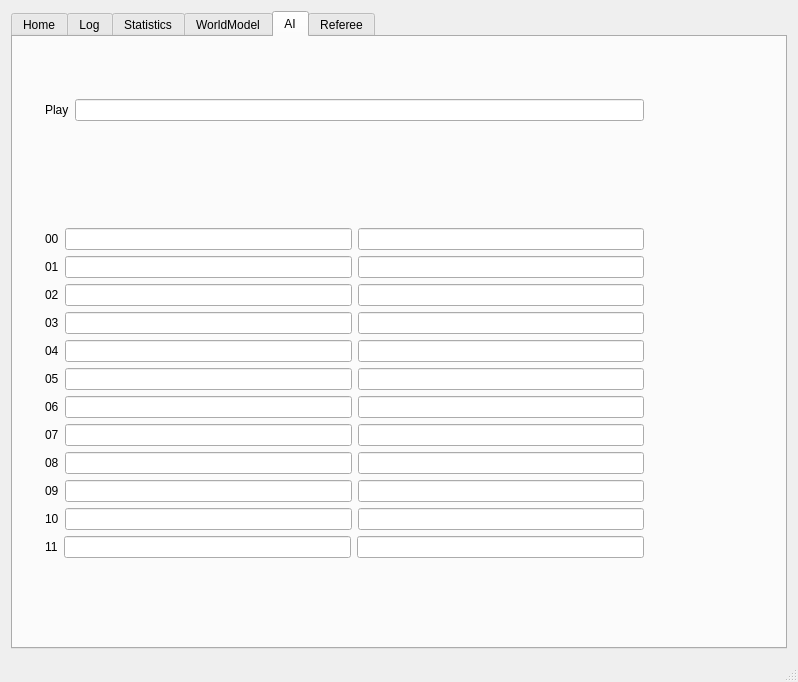
<?xml version="1.0" encoding="UTF-8"?>
<ui version="4.0">
 <class>MainWindow</class>
 <widget class="QMainWindow" name="MainWindow">
  <property name="geometry">
   <rect>
    <x>0</x>
    <y>0</y>
    <width>798</width>
    <height>682</height>
   </rect>
  </property>
  <property name="sizePolicy">
   <sizepolicy hsizetype="Preferred" vsizetype="Preferred">
    <horstretch>0</horstretch>
    <verstretch>0</verstretch>
   </sizepolicy>
  </property>
  <property name="minimumSize">
   <size>
    <width>600</width>
    <height>600</height>
   </size>
  </property>
  <property name="maximumSize">
   <size>
    <width>1920</width>
    <height>1080</height>
   </size>
  </property>
  <property name="windowTitle">
   <string>KN2C SSL v7.0.0</string>
  </property>
  <property name="windowIcon">
   <iconset resource="../resources.qrc">
    <normaloff>:/resources/images/logor2.png</normaloff>:/resources/images/logor2.png</iconset>
  </property>
  <widget class="QWidget" name="centralWidget">
   <layout class="QHBoxLayout" name="horizontalLayout">
    <item>
     <widget class="QTabWidget" name="tabWidget">
      <property name="currentIndex">
       <number>4</number>
      </property>
      <widget class="QWidget" name="tabHome">
       <attribute name="title">
        <string>Home</string>
       </attribute>
       <widget class="QWidget" name="gridLayoutWidget">
        <property name="geometry">
         <rect>
          <x>9</x>
          <y>19</y>
          <width>751</width>
          <height>551</height>
         </rect>
        </property>
        <layout class="QGridLayout" name="gridRender"/>
       </widget>
      </widget>
      <widget class="QWidget" name="tabLog">
       <attribute name="title">
        <string>Log</string>
       </attribute>
       <layout class="QGridLayout" name="gridLayout_2">
        <item row="0" column="0">
         <widget class="QTextEdit" name="txtLog"/>
        </item>
       </layout>
      </widget>
      <widget class="QWidget" name="tabStat">
       <attribute name="title">
        <string>Statistics</string>
       </attribute>
       <widget class="QWidget" name="layoutWidget">
        <property name="geometry">
         <rect>
          <x>10</x>
          <y>210</y>
          <width>701</width>
          <height>371</height>
         </rect>
        </property>
        <layout class="QVBoxLayout" name="verticalLayout_8">
         <item>
          <layout class="QHBoxLayout" name="horizontalLayout_11">
           <item>
            <widget class="QLabel" name="label_10">
             <property name="text">
              <string>VAR 0</string>
             </property>
            </widget>
           </item>
           <item>
            <widget class="QLineEdit" name="txtvar0">
             <property name="maximumSize">
              <size>
               <width>100</width>
               <height>16777215</height>
              </size>
             </property>
            </widget>
           </item>
           <item>
            <widget class="QSlider" name="spnvar0">
             <property name="minimum">
              <number>-1000</number>
             </property>
             <property name="maximum">
              <number>1000</number>
             </property>
             <property name="orientation">
              <enum>Qt::Horizontal</enum>
             </property>
            </widget>
           </item>
          </layout>
         </item>
         <item>
          <layout class="QHBoxLayout" name="horizontalLayout_2">
           <item>
            <widget class="QLabel" name="label">
             <property name="text">
              <string>VAR 1</string>
             </property>
            </widget>
           </item>
           <item>
            <widget class="QLineEdit" name="txtvar1">
             <property name="maximumSize">
              <size>
               <width>100</width>
               <height>16777215</height>
              </size>
             </property>
            </widget>
           </item>
           <item>
            <widget class="QSlider" name="spnvar1">
             <property name="minimum">
              <number>-1000</number>
             </property>
             <property name="maximum">
              <number>1000</number>
             </property>
             <property name="orientation">
              <enum>Qt::Horizontal</enum>
             </property>
            </widget>
           </item>
          </layout>
         </item>
         <item>
          <layout class="QHBoxLayout" name="horizontalLayout_3">
           <item>
            <widget class="QLabel" name="label_2">
             <property name="text">
              <string>VAR 2</string>
             </property>
            </widget>
           </item>
           <item>
            <widget class="QLineEdit" name="txtvar2">
             <property name="maximumSize">
              <size>
               <width>100</width>
               <height>16777215</height>
              </size>
             </property>
            </widget>
           </item>
           <item>
            <widget class="QSlider" name="spnvar2">
             <property name="minimum">
              <number>-1000</number>
             </property>
             <property name="maximum">
              <number>1000</number>
             </property>
             <property name="orientation">
              <enum>Qt::Horizontal</enum>
             </property>
            </widget>
           </item>
          </layout>
         </item>
         <item>
          <layout class="QHBoxLayout" name="horizontalLayout_4">
           <item>
            <widget class="QLabel" name="label_3">
             <property name="text">
              <string>VAR 3</string>
             </property>
            </widget>
           </item>
           <item>
            <widget class="QLineEdit" name="txtvar3">
             <property name="maximumSize">
              <size>
               <width>100</width>
               <height>16777215</height>
              </size>
             </property>
            </widget>
           </item>
           <item>
            <widget class="QSlider" name="spnvar3">
             <property name="minimum">
              <number>-1000</number>
             </property>
             <property name="maximum">
              <number>1000</number>
             </property>
             <property name="orientation">
              <enum>Qt::Horizontal</enum>
             </property>
            </widget>
           </item>
          </layout>
         </item>
         <item>
          <layout class="QHBoxLayout" name="horizontalLayout_5">
           <item>
            <widget class="QLabel" name="label_4">
             <property name="text">
              <string>VAR 4</string>
             </property>
            </widget>
           </item>
           <item>
            <widget class="QLineEdit" name="txtvar4">
             <property name="maximumSize">
              <size>
               <width>100</width>
               <height>16777215</height>
              </size>
             </property>
            </widget>
           </item>
           <item>
            <widget class="QSlider" name="spnvar4">
             <property name="minimum">
              <number>-1000</number>
             </property>
             <property name="maximum">
              <number>1000</number>
             </property>
             <property name="orientation">
              <enum>Qt::Horizontal</enum>
             </property>
            </widget>
           </item>
          </layout>
         </item>
         <item>
          <layout class="QHBoxLayout" name="horizontalLayout_6">
           <item>
            <widget class="QLabel" name="label_5">
             <property name="text">
              <string>VAR 5</string>
             </property>
            </widget>
           </item>
           <item>
            <widget class="QLineEdit" name="txtvar5">
             <property name="maximumSize">
              <size>
               <width>100</width>
               <height>16777215</height>
              </size>
             </property>
            </widget>
           </item>
           <item>
            <widget class="QSlider" name="spnvar5">
             <property name="minimum">
              <number>-1000</number>
             </property>
             <property name="maximum">
              <number>1000</number>
             </property>
             <property name="orientation">
              <enum>Qt::Horizontal</enum>
             </property>
            </widget>
           </item>
          </layout>
         </item>
         <item>
          <layout class="QHBoxLayout" name="horizontalLayout_7">
           <item>
            <widget class="QLabel" name="label_6">
             <property name="text">
              <string>VAR 6</string>
             </property>
            </widget>
           </item>
           <item>
            <widget class="QLineEdit" name="txtvar6">
             <property name="maximumSize">
              <size>
               <width>100</width>
               <height>16777215</height>
              </size>
             </property>
            </widget>
           </item>
           <item>
            <widget class="QSlider" name="spnvar6">
             <property name="minimum">
              <number>-1000</number>
             </property>
             <property name="maximum">
              <number>1000</number>
             </property>
             <property name="orientation">
              <enum>Qt::Horizontal</enum>
             </property>
            </widget>
           </item>
          </layout>
         </item>
         <item>
          <layout class="QHBoxLayout" name="horizontalLayout_8">
           <item>
            <widget class="QLabel" name="label_7">
             <property name="text">
              <string>VAR 7</string>
             </property>
            </widget>
           </item>
           <item>
            <widget class="QLineEdit" name="txtvar7">
             <property name="maximumSize">
              <size>
               <width>100</width>
               <height>16777215</height>
              </size>
             </property>
            </widget>
           </item>
           <item>
            <widget class="QSlider" name="spnvar7">
             <property name="minimum">
              <number>-1000</number>
             </property>
             <property name="maximum">
              <number>1000</number>
             </property>
             <property name="orientation">
              <enum>Qt::Horizontal</enum>
             </property>
            </widget>
           </item>
          </layout>
         </item>
         <item>
          <layout class="QHBoxLayout" name="horizontalLayout_9">
           <item>
            <widget class="QLabel" name="label_8">
             <property name="text">
              <string>VAR 8</string>
             </property>
            </widget>
           </item>
           <item>
            <widget class="QLineEdit" name="txtvar8">
             <property name="maximumSize">
              <size>
               <width>100</width>
               <height>16777215</height>
              </size>
             </property>
            </widget>
           </item>
           <item>
            <widget class="QSlider" name="spnvar8">
             <property name="minimum">
              <number>-1000</number>
             </property>
             <property name="maximum">
              <number>1000</number>
             </property>
             <property name="orientation">
              <enum>Qt::Horizontal</enum>
             </property>
            </widget>
           </item>
          </layout>
         </item>
         <item>
          <layout class="QHBoxLayout" name="horizontalLayout_10">
           <item>
            <widget class="QLabel" name="label_9">
             <property name="text">
              <string>VAR 9</string>
             </property>
            </widget>
           </item>
           <item>
            <widget class="QLineEdit" name="txtvar9">
             <property name="maximumSize">
              <size>
               <width>100</width>
               <height>16777215</height>
              </size>
             </property>
            </widget>
           </item>
           <item>
            <widget class="QSlider" name="spnvar9">
             <property name="minimum">
              <number>-1000</number>
             </property>
             <property name="maximum">
              <number>1000</number>
             </property>
             <property name="orientation">
              <enum>Qt::Horizontal</enum>
             </property>
            </widget>
           </item>
          </layout>
         </item>
        </layout>
       </widget>
       <widget class="QWidget" name="layoutWidget">
        <property name="geometry">
         <rect>
          <x>310</x>
          <y>30</y>
          <width>189</width>
          <height>54</height>
         </rect>
        </property>
        <layout class="QFormLayout" name="formLayout_2">
         <item row="0" column="0">
          <widget class="QLabel" name="label_14">
           <property name="text">
            <string>WM Time</string>
           </property>
          </widget>
         </item>
         <item row="0" column="1">
          <widget class="QLineEdit" name="txtTime"/>
         </item>
         <item row="1" column="0">
          <widget class="QLabel" name="label_15">
           <property name="text">
            <string>Ball Time</string>
           </property>
          </widget>
         </item>
         <item row="1" column="1">
          <widget class="QLineEdit" name="txtTimeBall"/>
         </item>
        </layout>
       </widget>
       <widget class="QWidget" name="layoutWidget">
        <property name="geometry">
         <rect>
          <x>621</x>
          <y>73</y>
          <width>91</width>
          <height>61</height>
         </rect>
        </property>
        <layout class="QVBoxLayout" name="verticalLayout_9">
         <item>
          <widget class="QPushButton" name="btnLoadVars">
           <property name="text">
            <string>Load Vars</string>
           </property>
          </widget>
         </item>
         <item>
          <widget class="QPushButton" name="btnSaveVars">
           <property name="text">
            <string>Save Vars</string>
           </property>
          </widget>
         </item>
        </layout>
       </widget>
       <widget class="QWidget" name="layoutWidget">
        <property name="geometry">
         <rect>
          <x>10</x>
          <y>10</y>
          <width>241</width>
          <height>201</height>
         </rect>
        </property>
        <layout class="QFormLayout" name="formLayout">
         <item row="0" column="0">
          <widget class="QLabel" name="label_11">
           <property name="text">
            <string>Refree</string>
           </property>
          </widget>
         </item>
         <item row="0" column="1">
          <widget class="QLineEdit" name="txtRefreeSpeed"/>
         </item>
         <item row="1" column="0">
          <widget class="QLabel" name="label_29">
           <property name="text">
            <string>R.Man.</string>
           </property>
          </widget>
         </item>
         <item row="1" column="1">
          <widget class="QLineEdit" name="txtRefreeSpeed_2"/>
         </item>
         <item row="2" column="0">
          <widget class="QLabel" name="label_12">
           <property name="text">
            <string>Vision</string>
           </property>
          </widget>
         </item>
         <item row="2" column="1">
          <widget class="QLineEdit" name="txtVisionSpeed"/>
         </item>
         <item row="3" column="0">
          <spacer name="horizontalSpacer">
           <property name="orientation">
            <enum>Qt::Horizontal</enum>
           </property>
           <property name="sizeHint" stdset="0">
            <size>
             <width>40</width>
             <height>20</height>
            </size>
           </property>
          </spacer>
         </item>
         <item row="3" column="1">
          <layout class="QHBoxLayout" name="horizontalLayout_12">
           <item>
            <widget class="QLineEdit" name="txtVisionSpeed_0"/>
           </item>
           <item>
            <widget class="QLineEdit" name="txtVisionSpeed_1"/>
           </item>
          </layout>
         </item>
         <item row="4" column="0">
          <widget class="QLabel" name="label_30">
           <property name="text">
            <string>Trans.</string>
           </property>
          </widget>
         </item>
         <item row="4" column="1">
          <widget class="QLineEdit" name="txtTrans"/>
         </item>
         <item row="5" column="0">
          <widget class="QLabel" name="label_31">
           <property name="text">
            <string>grSim</string>
           </property>
          </widget>
         </item>
         <item row="5" column="1">
          <widget class="QLineEdit" name="txtgrSim"/>
         </item>
         <item row="6" column="0">
          <widget class="QLabel" name="label_61">
           <property name="text">
            <string>AI</string>
           </property>
          </widget>
         </item>
         <item row="6" column="1">
          <widget class="QLineEdit" name="txtAIfps"/>
         </item>
        </layout>
       </widget>
      </widget>
      <widget class="QWidget" name="tabWM">
       <attribute name="title">
        <string>WorldModel</string>
       </attribute>
       <layout class="QGridLayout" name="gridLayout">
        <item row="0" column="0">
         <widget class="QTextEdit" name="txtWM"/>
        </item>
       </layout>
      </widget>
      <widget class="QWidget" name="tab">
       <attribute name="title">
        <string>AI</string>
       </attribute>
       <widget class="QWidget" name="">
        <property name="geometry">
         <rect>
          <x>21</x>
          <y>51</y>
          <width>621</width>
          <height>481</height>
         </rect>
        </property>
        <layout class="QVBoxLayout" name="verticalLayout_12">
         <item>
          <layout class="QHBoxLayout" name="horizontalLayout_28">
           <item>
            <widget class="QLabel" name="label_28">
             <property name="text">
              <string>Play</string>
             </property>
            </widget>
           </item>
           <item>
            <widget class="QLineEdit" name="txtPlay"/>
           </item>
          </layout>
         </item>
         <item>
          <spacer name="verticalSpacer_9">
           <property name="orientation">
            <enum>Qt::Vertical</enum>
           </property>
           <property name="sizeHint" stdset="0">
            <size>
             <width>20</width>
             <height>40</height>
            </size>
           </property>
          </spacer>
         </item>
         <item>
          <layout class="QHBoxLayout" name="horizontalLayout_16">
           <item>
            <widget class="QLabel" name="label_16">
             <property name="text">
              <string>00</string>
             </property>
            </widget>
           </item>
           <item>
            <widget class="QLineEdit" name="txtTactic_0"/>
           </item>
           <item>
            <widget class="QLineEdit" name="txtAgent_0"/>
           </item>
          </layout>
         </item>
         <item>
          <layout class="QHBoxLayout" name="horizontalLayout_17">
           <item>
            <widget class="QLabel" name="label_17">
             <property name="text">
              <string>01</string>
             </property>
            </widget>
           </item>
           <item>
            <widget class="QLineEdit" name="txtTactic_1"/>
           </item>
           <item>
            <widget class="QLineEdit" name="txtAgent_1"/>
           </item>
          </layout>
         </item>
         <item>
          <layout class="QHBoxLayout" name="horizontalLayout_18">
           <item>
            <widget class="QLabel" name="label_18">
             <property name="text">
              <string>02</string>
             </property>
            </widget>
           </item>
           <item>
            <widget class="QLineEdit" name="txtTactic_2"/>
           </item>
           <item>
            <widget class="QLineEdit" name="txtAgent_2"/>
           </item>
          </layout>
         </item>
         <item>
          <layout class="QHBoxLayout" name="horizontalLayout_19">
           <item>
            <widget class="QLabel" name="label_19">
             <property name="text">
              <string>03</string>
             </property>
            </widget>
           </item>
           <item>
            <widget class="QLineEdit" name="txtTactic_3"/>
           </item>
           <item>
            <widget class="QLineEdit" name="txtAgent_3"/>
           </item>
          </layout>
         </item>
         <item>
          <layout class="QHBoxLayout" name="horizontalLayout_20">
           <item>
            <widget class="QLabel" name="label_20">
             <property name="text">
              <string>04</string>
             </property>
            </widget>
           </item>
           <item>
            <widget class="QLineEdit" name="txtTactic_4"/>
           </item>
           <item>
            <widget class="QLineEdit" name="txtAgent_4"/>
           </item>
          </layout>
         </item>
         <item>
          <layout class="QHBoxLayout" name="horizontalLayout_21">
           <item>
            <widget class="QLabel" name="label_21">
             <property name="text">
              <string>05</string>
             </property>
            </widget>
           </item>
           <item>
            <widget class="QLineEdit" name="txtTactic_5"/>
           </item>
           <item>
            <widget class="QLineEdit" name="txtAgent_5"/>
           </item>
          </layout>
         </item>
         <item>
          <layout class="QHBoxLayout" name="horizontalLayout_22">
           <item>
            <widget class="QLabel" name="label_22">
             <property name="text">
              <string>06</string>
             </property>
            </widget>
           </item>
           <item>
            <widget class="QLineEdit" name="txtTactic_6"/>
           </item>
           <item>
            <widget class="QLineEdit" name="txtAgent_6"/>
           </item>
          </layout>
         </item>
         <item>
          <layout class="QHBoxLayout" name="horizontalLayout_23">
           <item>
            <widget class="QLabel" name="label_23">
             <property name="text">
              <string>07</string>
             </property>
            </widget>
           </item>
           <item>
            <widget class="QLineEdit" name="txtTactic_7"/>
           </item>
           <item>
            <widget class="QLineEdit" name="txtAgent_7"/>
           </item>
          </layout>
         </item>
         <item>
          <layout class="QHBoxLayout" name="horizontalLayout_24">
           <item>
            <widget class="QLabel" name="label_24">
             <property name="text">
              <string>08</string>
             </property>
            </widget>
           </item>
           <item>
            <widget class="QLineEdit" name="txtTactic_8"/>
           </item>
           <item>
            <widget class="QLineEdit" name="txtAgent_8"/>
           </item>
          </layout>
         </item>
         <item>
          <layout class="QHBoxLayout" name="horizontalLayout_25">
           <item>
            <widget class="QLabel" name="label_25">
             <property name="text">
              <string>09</string>
             </property>
            </widget>
           </item>
           <item>
            <widget class="QLineEdit" name="txtTactic_9"/>
           </item>
           <item>
            <widget class="QLineEdit" name="txtAgent_9"/>
           </item>
          </layout>
         </item>
         <item>
          <layout class="QHBoxLayout" name="horizontalLayout_26">
           <item>
            <widget class="QLabel" name="label_26">
             <property name="text">
              <string>10</string>
             </property>
            </widget>
           </item>
           <item>
            <widget class="QLineEdit" name="txtTactic_10"/>
           </item>
           <item>
            <widget class="QLineEdit" name="txtAgent_10"/>
           </item>
          </layout>
         </item>
         <item>
          <layout class="QHBoxLayout" name="horizontalLayout_27">
           <item>
            <widget class="QLabel" name="label_27">
             <property name="text">
              <string>11</string>
             </property>
            </widget>
           </item>
           <item>
            <widget class="QLineEdit" name="txtTactic_11"/>
           </item>
           <item>
            <widget class="QLineEdit" name="txtAgent_11"/>
           </item>
          </layout>
         </item>
        </layout>
       </widget>
      </widget>
      <widget class="QWidget" name="tabRef">
       <attribute name="title">
        <string>Referee</string>
       </attribute>
       <widget class="QLineEdit" name="txtrefgs">
        <property name="geometry">
         <rect>
          <x>40</x>
          <y>20</y>
          <width>321</width>
          <height>27</height>
         </rect>
        </property>
       </widget>
       <widget class="QWidget" name="layoutWidget">
        <property name="geometry">
         <rect>
          <x>30</x>
          <y>180</y>
          <width>711</width>
          <height>301</height>
         </rect>
        </property>
        <layout class="QVBoxLayout" name="verticalLayout_11">
         <item>
          <layout class="QHBoxLayout" name="horizontalLayout_13">
           <item>
            <layout class="QVBoxLayout" name="verticalLayout">
             <item>
              <widget class="QLineEdit" name="txtcmgs_1"/>
             </item>
             <item>
              <widget class="QLineEdit" name="txtcmgs_2"/>
             </item>
             <item>
              <widget class="QLineEdit" name="txtcmgs_3"/>
             </item>
             <item>
              <spacer name="verticalSpacer">
               <property name="orientation">
                <enum>Qt::Vertical</enum>
               </property>
               <property name="sizeHint" stdset="0">
                <size>
                 <width>20</width>
                 <height>40</height>
                </size>
               </property>
              </spacer>
             </item>
            </layout>
           </item>
           <item>
            <layout class="QVBoxLayout" name="verticalLayout_2">
             <item>
              <widget class="QLineEdit" name="txtcmgs_4"/>
             </item>
             <item>
              <widget class="QLineEdit" name="txtcmgs_5"/>
             </item>
             <item>
              <widget class="QLineEdit" name="txtcmgs_6"/>
             </item>
             <item>
              <spacer name="verticalSpacer_2">
               <property name="orientation">
                <enum>Qt::Vertical</enum>
               </property>
               <property name="sizeHint" stdset="0">
                <size>
                 <width>20</width>
                 <height>40</height>
                </size>
               </property>
              </spacer>
             </item>
            </layout>
           </item>
           <item>
            <layout class="QVBoxLayout" name="verticalLayout_3">
             <item>
              <widget class="QLineEdit" name="txtcmgs_7"/>
             </item>
             <item>
              <widget class="QLineEdit" name="txtcmgs_8"/>
             </item>
             <item>
              <widget class="QLineEdit" name="txtcmgs_9"/>
             </item>
             <item>
              <spacer name="verticalSpacer_3">
               <property name="orientation">
                <enum>Qt::Vertical</enum>
               </property>
               <property name="sizeHint" stdset="0">
                <size>
                 <width>20</width>
                 <height>40</height>
                </size>
               </property>
              </spacer>
             </item>
            </layout>
           </item>
           <item>
            <layout class="QVBoxLayout" name="verticalLayout_4">
             <item>
              <widget class="QLineEdit" name="txtcmgs_10"/>
             </item>
             <item>
              <widget class="QLineEdit" name="txtcmgs_11"/>
             </item>
             <item>
              <widget class="QLineEdit" name="txtcmgs_12"/>
             </item>
             <item>
              <spacer name="verticalSpacer_4">
               <property name="orientation">
                <enum>Qt::Vertical</enum>
               </property>
               <property name="sizeHint" stdset="0">
                <size>
                 <width>20</width>
                 <height>40</height>
                </size>
               </property>
              </spacer>
             </item>
            </layout>
           </item>
          </layout>
         </item>
         <item>
          <layout class="QHBoxLayout" name="horizontalLayout_14">
           <item>
            <layout class="QVBoxLayout" name="verticalLayout_5">
             <item>
              <widget class="QLineEdit" name="txtcmgs_13"/>
             </item>
             <item>
              <widget class="QLineEdit" name="txtcmgs_14"/>
             </item>
             <item>
              <widget class="QLineEdit" name="txtcmgs_15"/>
             </item>
             <item>
              <spacer name="verticalSpacer_5">
               <property name="orientation">
                <enum>Qt::Vertical</enum>
               </property>
               <property name="sizeHint" stdset="0">
                <size>
                 <width>20</width>
                 <height>40</height>
                </size>
               </property>
              </spacer>
             </item>
            </layout>
           </item>
           <item>
            <layout class="QVBoxLayout" name="verticalLayout_6">
             <item>
              <widget class="QLineEdit" name="txtcmgs_16"/>
             </item>
             <item>
              <widget class="QLineEdit" name="txtcmgs_17"/>
             </item>
             <item>
              <widget class="QLineEdit" name="txtcmgs_18"/>
             </item>
             <item>
              <spacer name="verticalSpacer_6">
               <property name="orientation">
                <enum>Qt::Vertical</enum>
               </property>
               <property name="sizeHint" stdset="0">
                <size>
                 <width>20</width>
                 <height>40</height>
                </size>
               </property>
              </spacer>
             </item>
            </layout>
           </item>
           <item>
            <layout class="QVBoxLayout" name="verticalLayout_7">
             <item>
              <widget class="QLineEdit" name="txtcmgs_19"/>
             </item>
             <item>
              <widget class="QLineEdit" name="txtcmgs_20"/>
             </item>
             <item>
              <widget class="QLineEdit" name="txtcmgs_21"/>
             </item>
             <item>
              <spacer name="verticalSpacer_7">
               <property name="orientation">
                <enum>Qt::Vertical</enum>
               </property>
               <property name="sizeHint" stdset="0">
                <size>
                 <width>20</width>
                 <height>40</height>
                </size>
               </property>
              </spacer>
             </item>
            </layout>
           </item>
           <item>
            <layout class="QVBoxLayout" name="verticalLayout_10">
             <item>
              <widget class="QLineEdit" name="txtcmgs_22"/>
             </item>
             <item>
              <spacer name="verticalSpacer_8">
               <property name="orientation">
                <enum>Qt::Vertical</enum>
               </property>
               <property name="sizeHint" stdset="0">
                <size>
                 <width>20</width>
                 <height>40</height>
                </size>
               </property>
              </spacer>
             </item>
            </layout>
           </item>
          </layout>
         </item>
        </layout>
       </widget>
       <widget class="QLineEdit" name="txtrefgs_2">
        <property name="geometry">
         <rect>
          <x>40</x>
          <y>60</y>
          <width>321</width>
          <height>27</height>
         </rect>
        </property>
       </widget>
       <widget class="QWidget" name="layoutWidget">
        <property name="geometry">
         <rect>
          <x>600</x>
          <y>10</y>
          <width>151</width>
          <height>23</height>
         </rect>
        </property>
        <layout class="QHBoxLayout" name="horizontalLayout_15">
         <item>
          <widget class="QRadioButton" name="rdoRefMain">
           <property name="text">
            <string>Main</string>
           </property>
           <property name="checked">
            <bool>true</bool>
           </property>
          </widget>
         </item>
         <item>
          <widget class="QRadioButton" name="rdoRefManual">
           <property name="text">
            <string>Manual</string>
           </property>
          </widget>
         </item>
        </layout>
       </widget>
      </widget>
     </widget>
    </item>
   </layout>
  </widget>
  <widget class="QMenuBar" name="menuBar">
   <property name="geometry">
    <rect>
     <x>0</x>
     <y>0</y>
     <width>798</width>
     <height>20</height>
    </rect>
   </property>
  </widget>
  <widget class="QStatusBar" name="statusBar"/>
 </widget>
 <layoutdefault spacing="6" margin="11"/>
 <resources>
  <include location="../resources.qrc"/>
 </resources>
 <connections/>
</ui>
